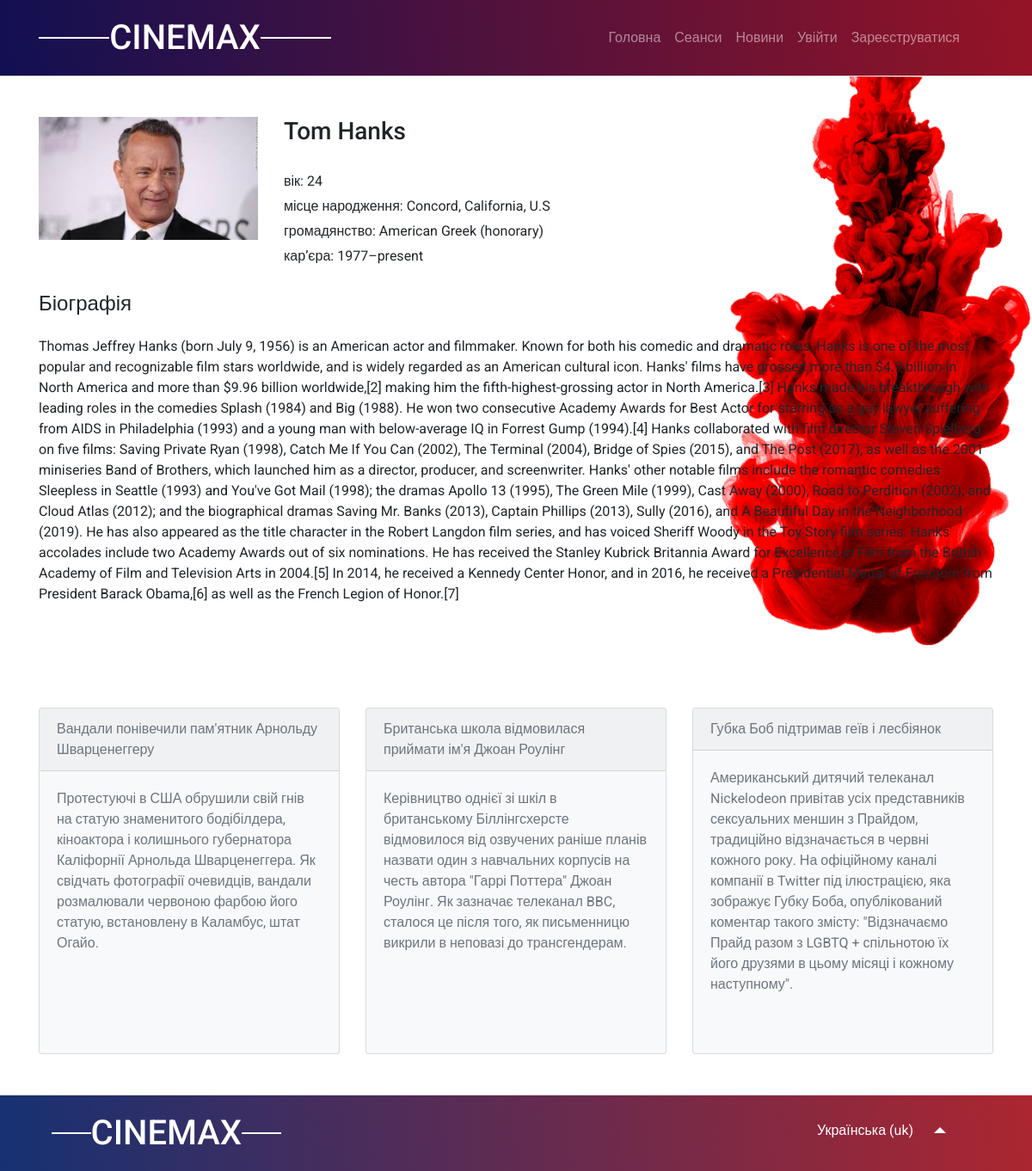
The app's page /uk/actor/14/ with its own data.
### app/models.py (models this page shows, shortened)
class TimeStampMixin(models.Model):
    created_at = models.DateTimeField(auto_now_add=True, null=True)
    updated_at = models.DateTimeField(auto_now=True, null=True)
    class Meta:
        abstract = True

class Name_Cinema(TimeStampMixin, models.Model):
    name_cinema = models.CharField(max_length = 50)
    def __str__(self):
        return self.name_cinema

class Actor(TimeStampMixin, models.Model ): # актеры и режисеры
    name = models.CharField(max_length = 150)
    age = models.PositiveSmallIntegerField("Возраст")
    birthplace = models.CharField(max_length = 300)
    citizenship = models.CharField(max_length = 150)
    career = models.CharField(max_length = 150)
    biography = models.TextField("Биография")
    image = models.ImageField(upload_to = 'actors/')
    draft = models.BooleanField(default=False)

### news/models.py (models this page shows, shortened)
class TimeStampMixin(models.Model):
    created_at = models.DateTimeField(auto_now_add=True, null=True)
    updated_at = models.DateTimeField(auto_now=True, null=True)
    class Meta:
        abstract = True

class ParseMovieInfo(TimeStampMixin, models.Model):
    title = models.CharField(max_length = 300)
    date = models.CharField(max_length = 50)
    short_describe = models.TextField()
    full_describe = models.TextField()
    liked = models.ManyToManyField(User, default = None, blank = True, related_name = 'liked')
    dislike = models.ManyToManyField(User, default = None, blank = True, related_name = 'dislike')
    url = models.SlugField(max_length = 300)

### app/views.py (the view)
# urls.py: path('actor/<int:pk>/', app_views.ActorDetailView.as_view(), name = "actor_detail" ),
class ActorDetailView(View):
    def get(self, request, pk):
        article = ParseMovieInfo.objects.order_by('-id').all()
        actor = Actor.objects.get(id=pk)
        context = {
            'actor': actor,
            'article': article,
        }
        return render(request, 'app_template/actor_detail.html', context)

### app/templatetags/app_tag.py (called while the page is built)
@register.simple_tag()
def cinema_tag():
    name = Name_Cinema.objects.all()[0]
    return name

### templates/app_template/actor_detail.html (shortened to what this page needs)
{% extends "base.html" %}
{% load static i18n %}
{% block stylesheet %}
    <link rel="stylesheet" href="{% static 'css/actor.css' %}">
{% endblock %}
{% block content %}
    <div class="bg_detail">
        <div class="container mb-5">
            <div class="row mt-5 actor-info">
                <div class="col-md-3">
                    <img class="img-fluid " src="{{ actor.image.url }}" alt="poster">
                </div>
                <div class="col-md-9">
                    <h3>{{ actor.name }}</h3> <br>
                    <p>{% trans "вік" %}:  {{ actor.age }} <br></p>
                    <p>{% trans "місце народження" %}: {{ actor.birthplace }} <br></p>
                    <p>{% trans "громадянство" %}:  {{ actor.citizenship }} <br></p>
                    <p>{% trans "кар’єра" %}: {{ actor.career }} <br></p>
                </div>
            </div>
            <h4 class="my-4">{% trans "Біографія" %}</h4>
            {{ actor.biography }} <br>
        </div>
    </div>
    <div class="container">
        <div class="row my-5">
            {% for news in article|slice:"3" %}
            <div class="col-12 mt-3 mt-md-0 col-md-4 mb-4">
                <div class="card my-4 bg-light h-100">
                    <div class="card-header">
                        <a class="text-muted" href="{% url 'news:news_detail' news.url %}">{{ news.title }}</a>
                    </div>
                    <div class="card-body text-muted news_content">
                        {{ news.short_describe }}
                    </div>
                </div>
            </div>
            {% endfor %}
        </div>
    </div>
{% endblock  %}

### templates/base.html (shortened to what this page needs)
{% load static app_tag %} {% load account %}{% load i18n %}{% load i18n app_tag %}
<!DOCTYPE html>
<html lang="en">
<head>
    <link rel="stylesheet" href="{% static 'css/fontawsome.min.css' %}">
    <link rel="stylesheet" type="text/css" href="{% static 'css/normalize.css' %}">
    <link rel="stylesheet" type="text/css" href="{% static 'css/bootstrap.min.css' %}">
    {% block stylesheet %} {% endblock %}
    <link rel="stylesheet" type="text/css" href="{% static 'css/base.css' %}">
</head>
<body>
    <header class="header">
        <div class="container">
            <div class="header-wrap ">
                <nav class="d-flex align-items-center navbar-expand-lg navbar-dark w-100 row">
                  <div class="col-4">
                    <h1 class="logo">
                      <span class="line"></span>
                      <a href="{% url 'app:home' %}">{% cinema_tag %}</a>
                      <span class="line"></span>
                    </h1>
                  </div>
                  <div class="{% if user.is_anonymous %} col-8 {% else %} col-4 {% endif %} ml-auto d-flex justify-content-between align-items-center">
                    <div class="collapse navbar-collapse p-3 justify-content-end text-right" id="navbarSupportedContent">
                      <ul class="navbar-nav row">
                        <li class="nav-item">
                          <a class="nav-link" href="{% url 'app:home' %}">{% trans "Головна" %}<span class="sr-only">(current)</span></a>
                        </li>
                        <li class="nav-item ">
                          <a class="nav-link" href="{% url 'app:sessions' %}">{% trans "Сеанси" %}</a>
                        </li>
                        <li class="nav-item">
                          <a class="nav-link" href="{% url 'news:movie_news' %}">{% trans "Новини" %}</a>
                        </li>
                        {% if user.is_anonymous %}
                          <li class="nav-item ">
                            <a class="nav-link" href="{% url 'account_login' %}">{% trans "Увійти" %}</a>
                          </li>
                          <li class="nav-item">
                            <a class="nav-link" href="{% url 'account_signup' %}">{% trans "Зареєструватися" %}</a>
                          </li>
                        {% endif %}
                      </ul>
                    </div>
                  </div>
                </nav>
            </div>
        </div>
      </header>
      {% block content %}
      {% endblock  %}
    <footer class="footer">
      <div class="container">
          <div class="header-wrap d-flex align-items-center justify-content-between">
              <nav class=" navbar-expand-lg navbar-dark w-100 ">
                <div class="col-4">
                  <h1 class="logo">
                    <span class="line"></span>
                    <a href="{% url 'app:home' %}">{% cinema_tag %}</a>
                    <span class="line"></span>
                  </h1>
                </div>
              </nav>
              <form id="form_lang" action="{% url 'set_language' %}" method="post">
                    {% get_current_language as LANGUAGE_CODE %}
                    {% get_available_languages as LANGUAGES %}
                    {% get_language_info_list for LANGUAGES as languages %}
              </form>
          </div>
      </div>
    </footer>
</body>
</html>

### static/css/actor.css (style rules this page uses)
.bg_detail { background-image: url('../img/1.png'); background-size: contain; background-repeat: no-repeat; background-position: right; }

### static/css/base.css (style rules this page uses)
h1,h2,h3,h4,h5,h6,p { padding: 0;margin: 0; }
p { margin: 5px 0; }
li { list-style: none; }
a { text-decoration: none; }
html { height: 100% }
body { font-family: 'Roboto', sans-serif; display: flex; flex-direction: column; height: 100% }
footer { flex-grow: 1; }
.footer { background: linear-gradient(265.6deg, #C72424 -18.27%, #133174 102.06%); }
.header { width: 100%; background: linear-gradient(265.6deg, #c71515 -38.27%, #0f1053 102.06%); }
.header-wrap { display: flex; justify-content: space-between; }
.logo a { text-decoration: none; color: #fff; text-transform: uppercase; }
.logo { display: flex; justify-content: space-between; align-items: center; color: #fff; padding: 20px 0; }
.line { display: block; height: 2px; width: 100%; background-color: #fff; }
.container { max-width: 1140px !important; }
@media (min-width: 1200px) { .container { max-width: 1140px; } }
@media (min-width: 992px) { .container { max-width: 960px; } }
@media (min-width: 768px) { .container { max-width: 720px; } }

### records on screen
Name_Cinema: name_cinema "CINEMAX"
Actor: image (picture), name "Tom Hanks", age "24", birthplace "Concord, California, U.S", citizenship "American Greek (honorary)", career "1977–present", biography "Thomas Jeffrey Hanks (born July 9, 1956) is an American actor and filmmaker. Known for both his comedic and dramatic roles, Hanks is one of the most popular and recognizable film stars worldwide, and is widely regarded as an American cultural icon. Hanks' films have grossed more than $4.9 billion in North America and more than $9.96 billion worldwide,[2] making him the fifth-highest-grossing actor in North America.[3] Hanks made his breakthrough with leading roles in the comedies Splash (1984) and Big (1988). He won two consecutive Academy Awards for Best Actor for starring as a gay lawyer suffering from AIDS in Philadelphia (1993) and a young man with below-average IQ in Forrest Gump…"
ParseMovieInfo: title "Вандали понівечили пам'ятник Арнольду Шварценеггеру", short_describe "Протестуючі в США обрушили свій гнів на статую знаменитого бодібілдера, кіноактора і колишнього губернатора Каліфорнії Арнольда Шварценеггера. Як свідчать фотографії очевидців, вандали розмалювали червоною фарбою його статую, встановлену в Каламбус, штат Огайо."
ParseMovieInfo: title "Британська школа відмовилася приймати ім'я Джоан Роулінг", short_describe "Керівництво однієї зі шкіл в британському Біллінгсхерсте відмовилося від озвучених раніше планів назвати один з навчальних корпусів на честь автора \"Гаррі Поттера\" Джоан Роулінг. Як зазначає телеканал BBC, сталося це після того, як письменницю викрили в неповазі до трансгендерам."
ParseMovieInfo: title "Губка Боб підтримав геїв і лесбіянок", short_describe "Американський дитячий телеканал Nickelodeon привітав усіх представників сексуальних меншин з Прайдом, традиційно відзначається в червні кожного року. На офіційному каналі компанії в Twitter під ілюстрацією, яка зображує Губку Боба, опублікований коментар такого змісту: \"Відзначаємо Прайд разом з LGBTQ + спільнотою їх його друзями в цьому місяці і кожному наступному\"."
